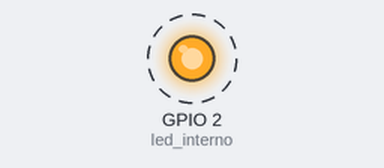
A program run on a simulated ESP32 board running MicroPython. On the bench: output pins drawn as LEDs (lit = HIGH). Dashed ring = blinking.

Above: at 0.05 s.
Timing chart, 0 to 3.0 s (numbered marks = the images above):
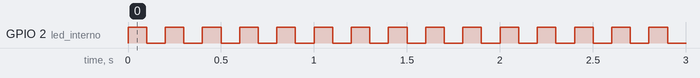

Measured:
- by itself, GPIO 2 (led_interno): alternates HIGH for 0.10 s and LOW for 0.10 s

The program:

led.py
```python
from machine import Pin
import utime

#en la esp32 normal el led interno es el Numero 2 en la esp y la w es el 1
led_interno=Pin(2,Pin.OUT)

while True:
    led_interno.value(1)
    utime.sleep_ms(100)
    led_interno.value(0)
    utime.sleep_ms(100)
```
